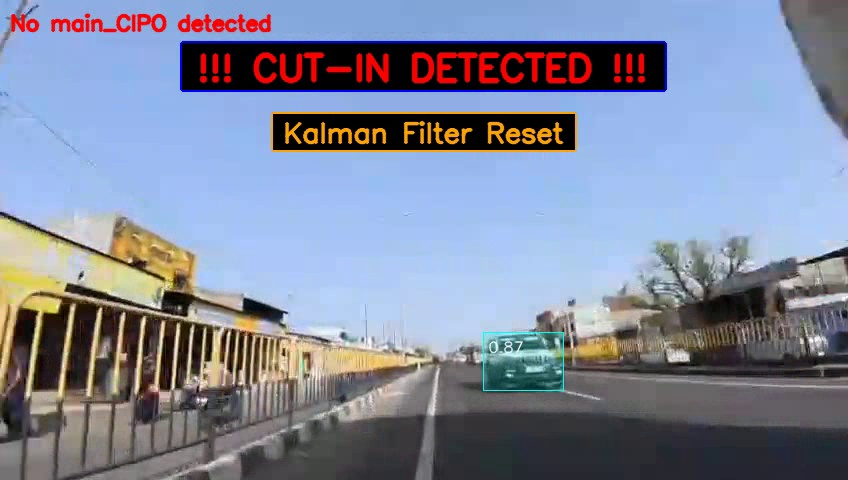
#> input picture VisionPilot/software_defined_vehicle/OpenADKit/Test/frame_50.jpg, 848 x 480 px
$ python lane_bev.py
#> lines starting #> are read from the running program, lines starting #| are printed output that depends on the picture; after the words box and inside, x2 and y2 are one past the last pixel; in counts of white or black regions, pixels touching at a corner belong together
import cv2
import numpy as np

img = cv2.imread("frame_50.jpg")
#> img is the input picture: shape (480, 848, 3); mean B, G, R 155.9, 135.6, 128.3

h, w = img.shape[:2]
#> h = 480; w = 848

sx = w / 160
#> sx = 5.3
sy = h / 80
#> sy = 6

src = np.float32([
    [360,340],   # TL
    [560,340],   # TR
    [780,470],   # BR
    [260,470]    # BL
])

dst = np.float32([
    [150,0],
    [700,0],
    [700,480],
    [150,480]
])

debug = img.copy()

cv2.polylines(
    debug,
    [src.astype(np.int32)],
    True,
    (0,255,0),
    3
)
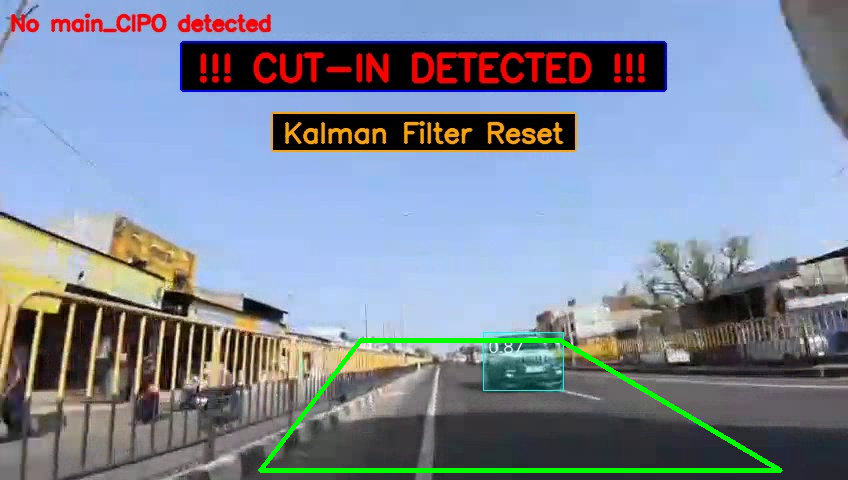
#> debug: shape (480, 848, 3); 1.37% of pixels changed, all inside (x1, y1, x2, y2) = (258, 338, 783, 473)

cv2.imwrite("roi_debug.jpg", debug)
H = cv2.getPerspectiveTransform(src, dst)
bev = cv2.warpPerspective(img, H, (848,480))
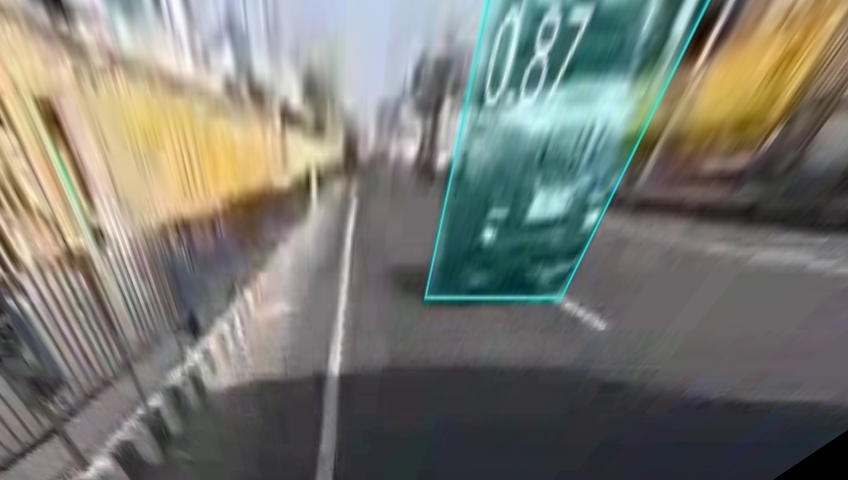
#> bev: shape (480, 848, 3); mean B, G, R 113.6, 121.1, 120.4

cv2.imwrite("lane_bev.jpg", bev)

cv2.imshow("Original", img)
cv2.imshow("Lane BEV", bev)

cv2.waitKey(0)
cv2.destroyAllWindows()

$ run again, with VisionPilot/software_defined_vehicle/OpenADKit/Test/frame_150.jpg copied over VisionPilot/software_defined_vehicle/OpenADKit/Test/frame_50.jpg
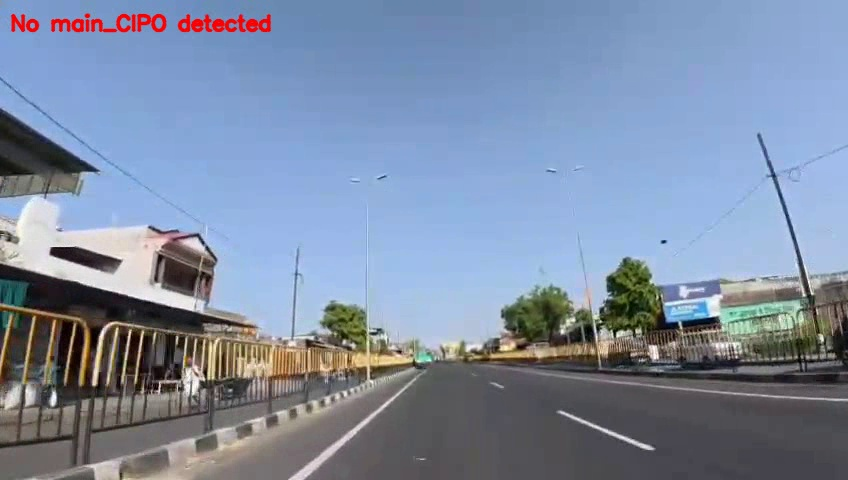
#> input picture VisionPilot/software_defined_vehicle/OpenADKit/Test/frame_150.jpg, 848 x 480 px
#> img is the input picture: shape (480, 848, 3); mean B, G, R 163.2, 140.1, 126
#> `cv2.polylines( debug, [src.astype(np.int32)], True, (0,255,0), 3 )`:
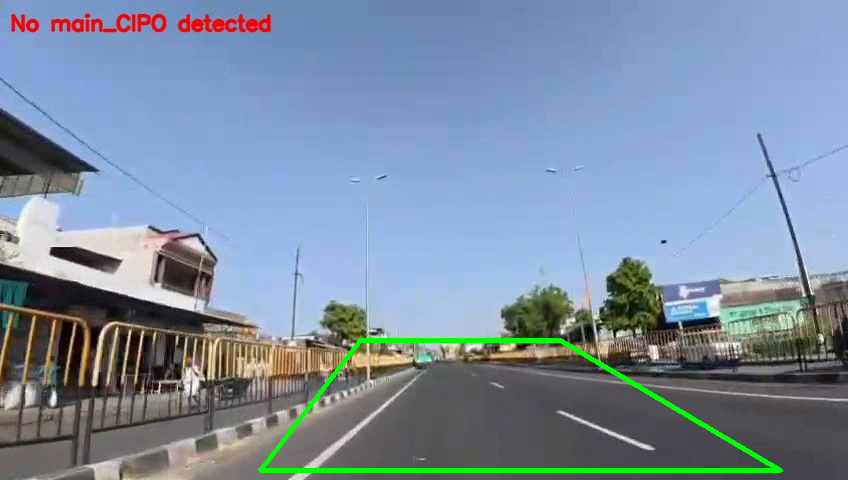
#> debug: shape (480, 848, 3); 1.37% of pixels changed, all inside (x1, y1, x2, y2) = (258, 338, 783, 473)
#> `bev = cv2.warpPerspective(img, H, (848,480))`:
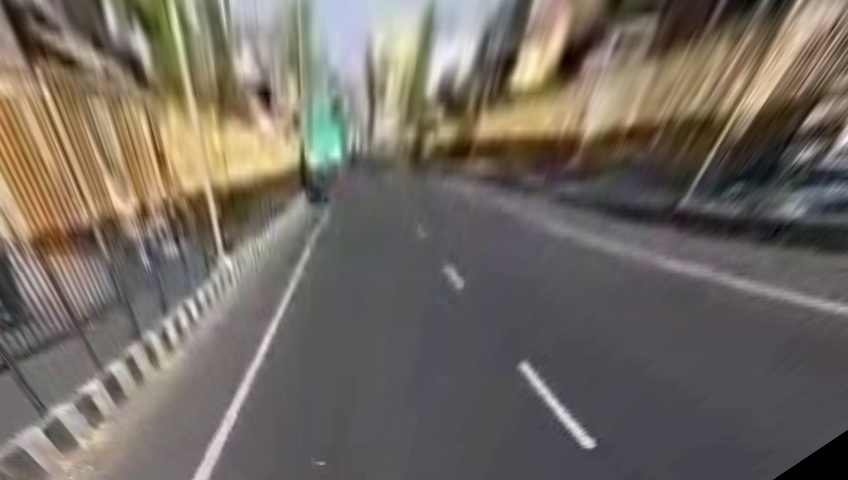
#> bev: shape (480, 848, 3); mean B, G, R 98.1, 106.3, 113.8

$ run again, with VisionPilot/software_defined_vehicle/OpenADKit/Test/frame_250.jpg copied over VisionPilot/software_defined_vehicle/OpenADKit/Test/frame_50.jpg
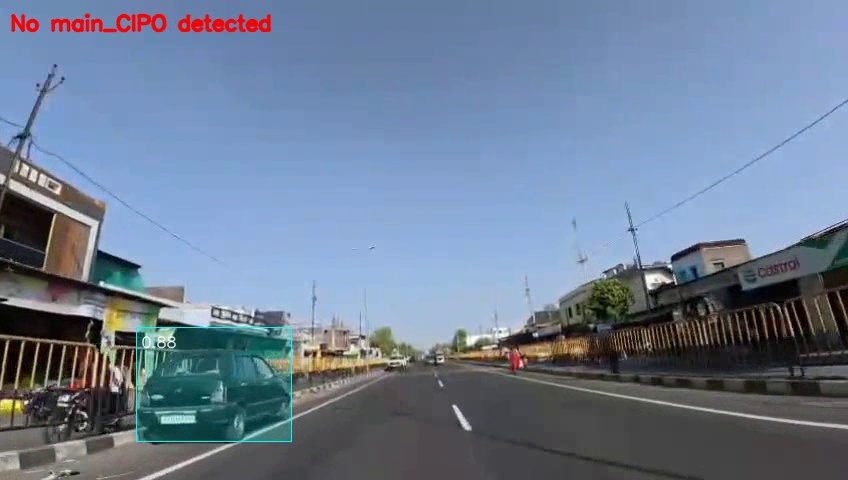
#> input picture VisionPilot/software_defined_vehicle/OpenADKit/Test/frame_250.jpg, 848 x 480 px
#> img is the input picture: shape (480, 848, 3); mean B, G, R 148.2, 125.7, 109.5
#> `cv2.polylines( debug, [src.astype(np.int32)], True, (0,255,0), 3 )`:
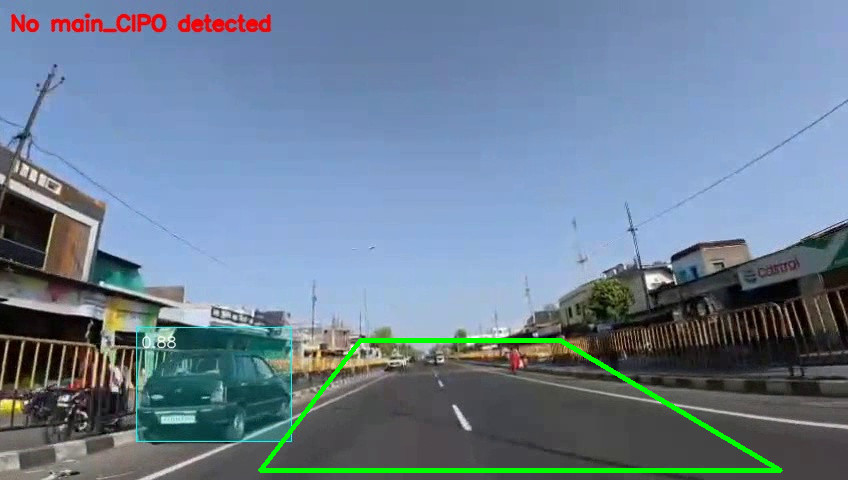
#> debug: shape (480, 848, 3); 1.37% of pixels changed, all inside (x1, y1, x2, y2) = (258, 338, 783, 473)
#> `bev = cv2.warpPerspective(img, H, (848,480))`:
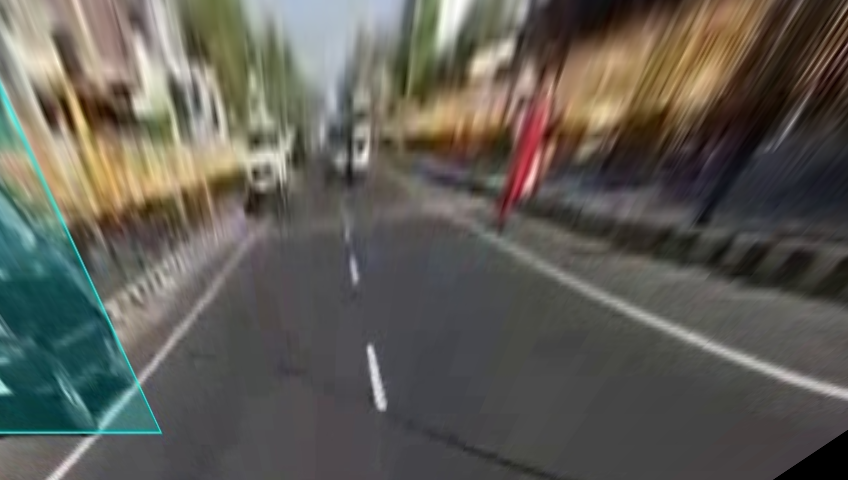
#> bev: shape (480, 848, 3); mean B, G, R 85.2, 92.7, 95.3

$ run again, with VisionPilot/software_defined_vehicle/OpenADKit/Test/CIPO.jpg copied over VisionPilot/software_defined_vehicle/OpenADKit/Test/frame_50.jpg
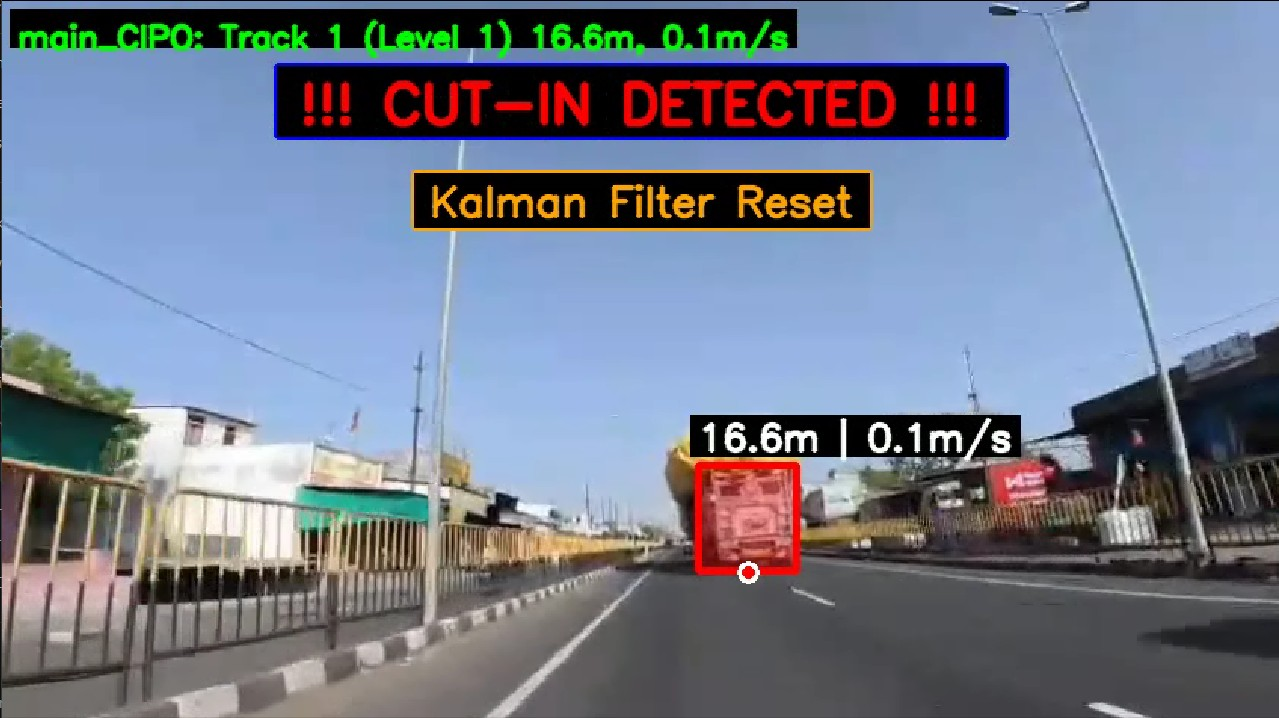
#> input picture VisionPilot/software_defined_vehicle/OpenADKit/Test/CIPO.jpg, 1279 x 718 px
#> img is the input picture: shape (718, 1279, 3); mean B, G, R 139.7, 122.9, 114.5
#> `cv2.polylines( debug, [src.astype(np.int32)], True, (0,255,0), 3 )`:
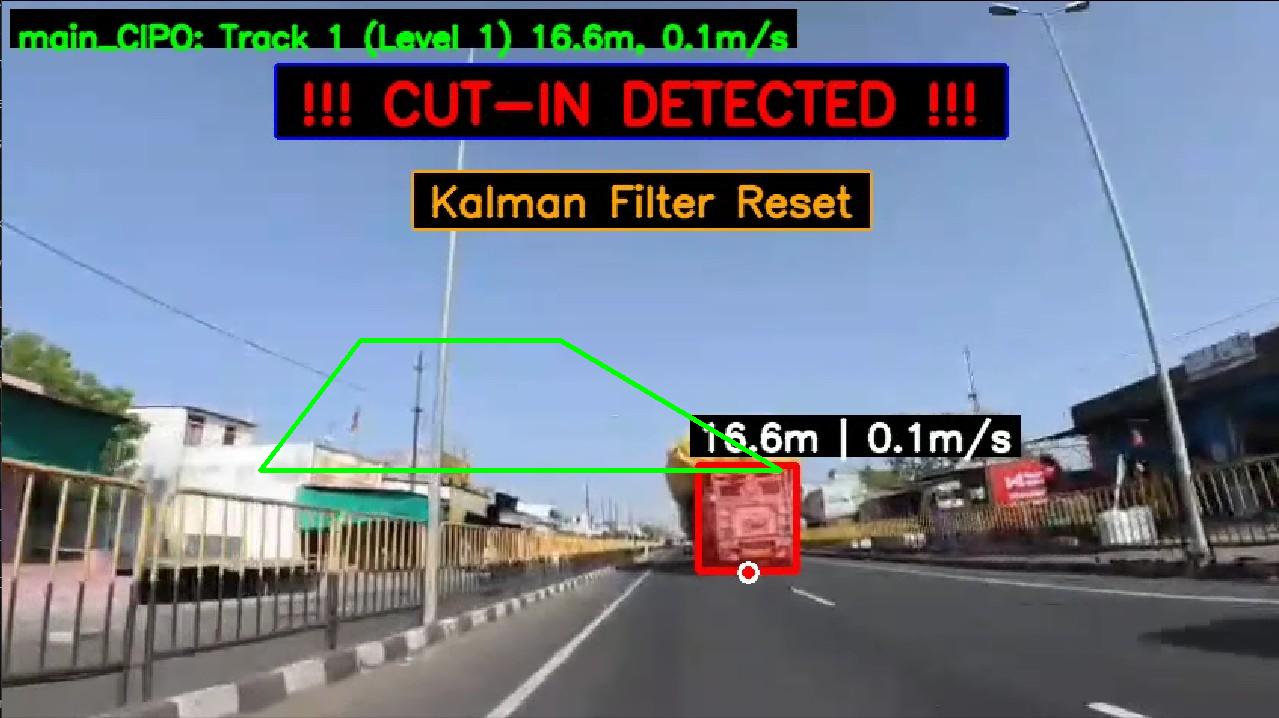
#> debug: shape (718, 1279, 3); 0.61% of pixels changed, all inside (x1, y1, x2, y2) = (258, 338, 783, 473)
#> `bev = cv2.warpPerspective(img, H, (848,480))`:
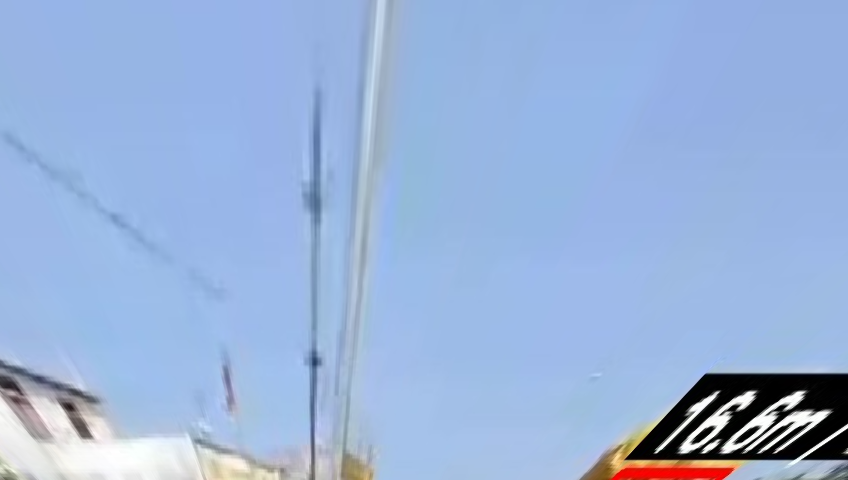
#> bev: shape (480, 848, 3); mean B, G, R 218.3, 178.9, 153.6
